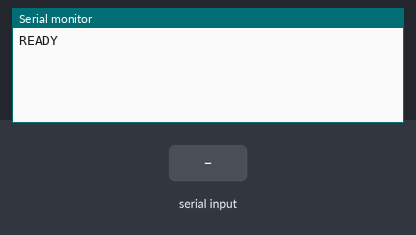
The sketch below on a simulated Arduino Nano, built with avr-gcc and run on an emulated ATmega328P. Shown: the last lines printed to the serial monitor. The test bench sets the inputs (shaded band).

Above: at 1.2 s.
1.3 s: "MOVE\n" received over Serial
At 2.4 s:
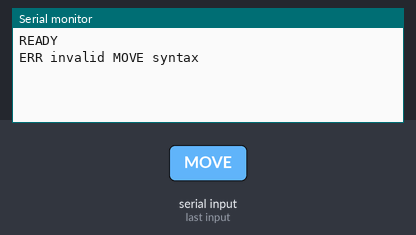
2.8 s: "SPEED\n" received over Serial
At 3.5 s:
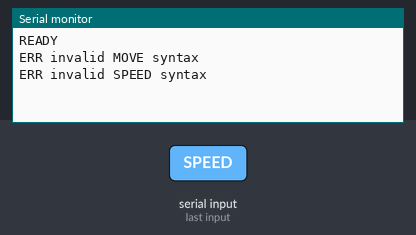
4.3 s: "STOP\n" received over Serial
At 4.7 s:
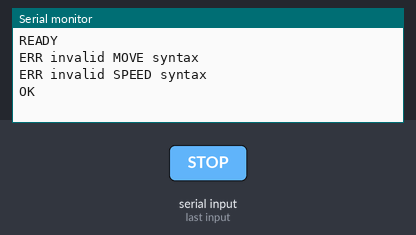
5.8 s: "STATUS\n" received over Serial
At 7.0 s:
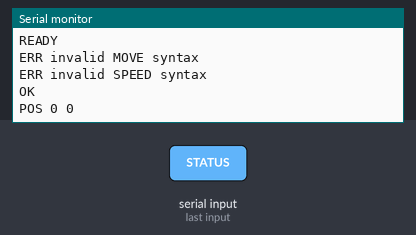
7.3 s: "PING\n" received over Serial
At 8.2 s:
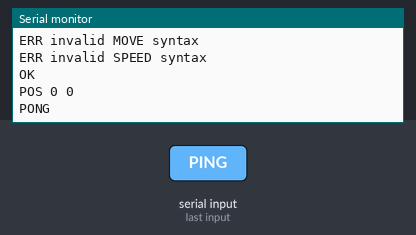
8.8 s: "90,45\n" received over Serial
At 9.3 s:
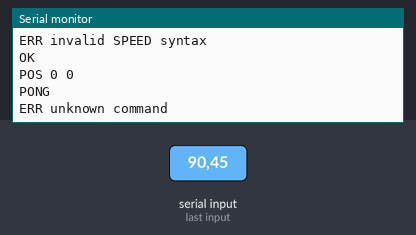

Measured:
- after the input at 1.3 s, the serial monitor: prints a new line at once (image 1)
- after the input at 2.8 s, the serial monitor: prints a new line at once (image 2)
- after the input at 4.3 s, the serial monitor: prints a new line at once (image 3)
- after the input at 5.8 s, the serial monitor: prints a new line at once (image 4)
- after the input at 7.3 s, the serial monitor: prints a new line at once (image 5)
- after the input at 8.8 s, the serial monitor: prints a new line at once (image 6)

The sketch:

motor_controller.ino
```cpp
/*
 * motor_controller_accel.ino
 * ─────────────────────────────────────────────────────────────────────
 * Controls two step/dir stepper motor drivers from an Arduino Nano
 * using the AccelStepper library.
 * * Serial protocol remains identical to the original specification.
 * ─────────────────────────────────────────────────────────────────────
 */

#include <AccelStepper.h>

// ── Pin Definitions ──────────────────────────────────────────────────
#define M1_STEP_PIN   2
#define M1_DIR_PIN    3
#define M2_STEP_PIN   4
#define M2_DIR_PIN    5
#define M1_EN_PIN     6
#define M2_EN_PIN     7

// ── Globals ──────────────────────────────────────────────────────────
// Initialize AccelStepper objects in step/dir mode (DRIVER)
AccelStepper stepper1(AccelStepper::DRIVER, M1_STEP_PIN, M1_DIR_PIN);
AccelStepper stepper2(AccelStepper::DRIVER, M2_STEP_PIN, M2_DIR_PIN);

// State tracking to handle asynchronous "OK" replies
enum MotionState { IDLE, WAIT_M1, WAIT_M2, WAIT_HOME };
MotionState currentMotion = IDLE;

// ─────────────────────────────────────────────────────────────────────
void setup() {
  Serial.begin(115200);

  // Configure Enable pins (active LOW is standard for drivers like A4988/TMC2209)
  stepper1.setEnablePin(M1_EN_PIN);
  stepper1.setPinsInverted(false, false, true); // (dir, step, enable)
  stepper1.enableOutputs();

  stepper2.setEnablePin(M2_EN_PIN);
  stepper2.setPinsInverted(false, false, true);
  stepper2.enableOutputs();

  // Default speed and acceleration profiles
  stepper1.setMaxSpeed(200.0);
  stepper1.setAcceleration(1000.0);
  stepper2.setMaxSpeed(200.0);
  stepper2.setAcceleration(1000.0);

  Serial.println("READY");
}

// ─────────────────────────────────────────────────────────────────────
void loop() {
  // Service motor step generation
  stepper1.run();
  stepper2.run();

  // Handle serial reporting for completed motions
  checkMotionCompletion();

  // Process incoming commands
  if (Serial.available()) {
    String line = Serial.readStringUntil('\n');
    line.trim();
    if (line.length() > 0) {
      handleCommand(line);
    }
  }
}

// ─────────────────────────────────────────────────────────────────────
void checkMotionCompletion() {
  if (currentMotion == IDLE) return;

  bool m1Done = (stepper1.distanceToGo() == 0);
  bool m2Done = (stepper2.distanceToGo() == 0);

  if (currentMotion == WAIT_M1 && m1Done) {
    Serial.println("OK");
    currentMotion = IDLE;
  }
  else if (currentMotion == WAIT_M2 && m2Done) {
    Serial.println("OK");
    currentMotion = IDLE;
  }
  else if (currentMotion == WAIT_HOME && m1Done && m2Done) {
    Serial.println("OK");
    currentMotion = IDLE;
  }
}

// ─────────────────────────────────────────────────────────────────────
void handleCommand(String cmd) {
  if (cmd.startsWith("MOVE")) {
    int m, steps, dir;
    if (sscanf(cmd.c_str(), "MOVE %d %d %d", &m, &steps, &dir) == 3) {
      long targetSteps = (dir == 1) ? steps : -steps;
      if (m == 1) {
        stepper1.move(targetSteps);
        currentMotion = WAIT_M1;
      } else if (m == 2) {
        stepper2.move(targetSteps);
        currentMotion = WAIT_M2;
      }
    } else {
      Serial.println("ERR invalid MOVE syntax");
    }

  } else if (cmd.startsWith("SPEED")) {
      int spd; // Change to int
      // Parse using %d instead of %f
      if (sscanf(cmd.c_str(), "SPEED %d", &spd) == 1 && spd > 0) {
        stepper1.setMaxSpeed((float)spd); // Cast to float for AccelStepper
        stepper2.setMaxSpeed((float)spd);
        Serial.println("OK");
      } else {
        Serial.println("ERR invalid SPEED syntax");
      }

  } else if (cmd == "STOP") {
    // Calculates a new target position that stops the motor as quickly as possible
    stepper1.stop();
    stepper2.stop();
    Serial.println("OK");
    currentMotion = IDLE;

  } else if (cmd == "HOME") {
    stepper1.moveTo(0);
    stepper2.moveTo(0);
    currentMotion = WAIT_HOME;

  } else if (cmd == "ZERO") {
    stepper1.setCurrentPosition(0);
    stepper2.setCurrentPosition(0);
    Serial.println("OK");

  } else if (cmd == "STATUS") {
    Serial.print("POS ");
    Serial.print(stepper1.currentPosition());
    Serial.print(" ");
    Serial.println(stepper2.currentPosition());

  } else if (cmd == "PING") {
    Serial.println("PONG");

  } else {
    Serial.println("ERR unknown command");
  }
}
```
